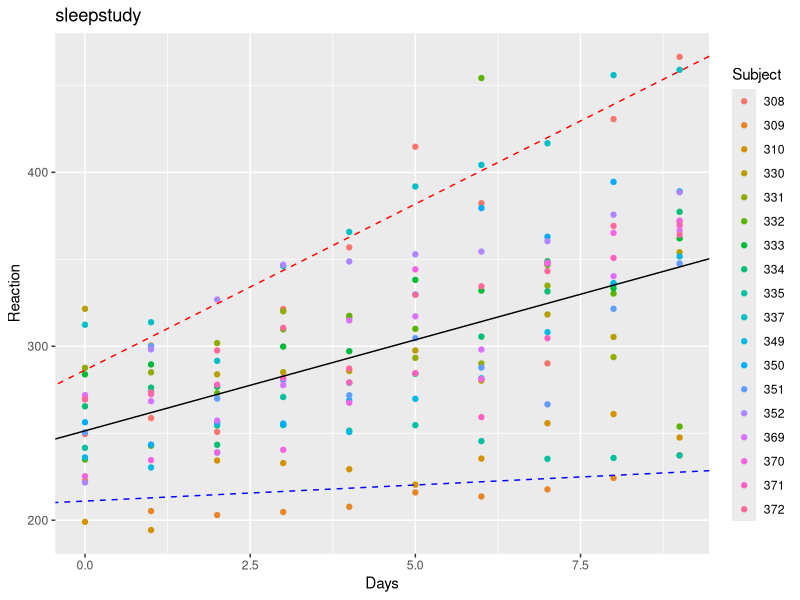

Reproduce this figure in R.
library(lme4)
library(ggplot2)

# change working directory
frame_files <- lapply(sys.frames(), function(x) x$ofile)
frame_files <- Filter(Negate(is.null), frame_files)
setwd(dirname(frame_files[[length(frame_files)]]))

data <- data.frame(sleepstudy)

# random intercept and random coefficient
ric.model <- lmer(Reaction ~ Days + (Days | Subject), data = data)
summary(ric.model)
# Linear mixed model fit by REML ['lmerMod']
# Formula: Reaction ~ Days + (Days | Subject)
#    Data: data
#
# REML criterion at convergence: 1743.6
#
# Scaled residuals:
#     Min      1Q  Median      3Q     Max
# -3.9536 -0.4634  0.0231  0.4634  5.1793
#
# Random effects:
#  Groups   Name        Variance Std.Dev. Corr
#  Subject  (Intercept) 612.09   24.740
#           Days         35.07    5.922   0.07
#  Residual             654.94   25.592
# Number of obs: 180, groups:  Subject, 18
#
# Fixed effects:
#             Estimate Std. Error t value
# (Intercept)  251.405      6.825   36.84
# Days          10.467      1.546    6.77
#
# Correlation of Fixed Effects:
#      (Intr)
# Days -0.138

fixef(ric.model)
# (Intercept)        Days
#   251.40510    10.46729

ranef(ric.model)
# $Subject
#     (Intercept)        Days
# 308   2.2585654   9.1989719
# 309 -40.3985770  -8.6197032
# 310 -38.9602459  -5.4488799
# 330  23.6904985  -4.8143313
# 331  22.2602027  -3.0698946
# 332   9.0395259  -0.2721707
# 333  16.8404312  -0.2236244
# 334  -7.2325792   1.0745761
# 335  -0.3336959 -10.7521591
# 337  34.8903509   8.6282839
# 349 -25.2101104   1.1734143
# 350 -13.0699567   6.6142050
# 351   4.5778352  -3.0152572
# 352  20.8635925   3.5360133
# 369   3.2754530   0.8722166
# 370 -25.6128694   4.8224646
# 371   0.8070397  -0.9881551
# 372  12.3145394   1.2840297

# Plot
g <- ggplot(data, aes(x = Days, y = Reaction, colour = Subject)) + geom_point() +
    labs(title = "sleepstudy", x = "Days", y = "Reaction") +
    geom_abline(intercept = fixef(ric.model)[1], slope = fixef(ric.model)[2], lwd = 0.5, col = "black") + # Fixed effects
    geom_abline(intercept = fixef(ric.model)[1] + ranef(ric.model)$Subject[2,1],
        slope = fixef(ric.model)[2] + ranef(ric.model)$Subject[2,2], lwd = 0.5, col = "blue", linetype = 2) + # Random effects
    geom_abline(intercept = fixef(ric.model)[1] + ranef(ric.model)$Subject[10,1],
        slope = fixef(ric.model)[2] + ranef(ric.model)$Subject[10,2], lwd = 0.5, col = "red", linetype = 2)
plot(g)

# Re-fitting
ric.model.ML <- update(ric.model, REML = FALSE)

# Null Model
null.model <- lmer(Reaction ~ 1 + (1 | Subject), data = data)
summary(null.model)
# Linear mixed model fit by REML ['lmerMod']
# Formula: Reaction ~ 1 + (1 | Subject)
#    Data: data
#
# REML criterion at convergence: 1904.3
#
# Scaled residuals:
#     Min      1Q  Median      3Q     Max
# -2.4983 -0.5501 -0.1476  0.5123  3.3446
#
# Random effects:
#  Groups   Name        Variance Std.Dev.
#  Subject  (Intercept) 1278     35.75
#  Residual             1959     44.26
# Number of obs: 180, groups:  Subject, 18
#
# Fixed effects:
#             Estimate Std. Error t value
# (Intercept)   298.51       9.05   32.98

fixef(null.model)
# (Intercept)
#    298.5079

ranef(null.model)
# $Subject
#     (Intercept)
# 308   37.829172
# 309  -72.209815
# 310  -58.536725
# 330    4.087221
# 331    9.476087
# 332    7.625658
# 333   15.305131
# 334   -2.779868
# 335  -42.001705
# 337   66.953478
# 349  -19.660706
# 350   13.089079
# 351   -7.292650
# 352   33.743024
# 369    6.526637
# 370   -5.901763
# 371   -3.055622
# 372   16.803368

# random intercept model
ri.model <- lmer(Reaction ~ Days + (1 | Subject), data = data)
summary(ri.model)
# Linear mixed model fit by REML ['lmerMod']
# Formula: Reaction ~ Days + (1 | Subject)
#    Data: data
#
# REML criterion at convergence: 1786.5
#
# Scaled residuals:
#     Min      1Q  Median      3Q     Max
# -3.2257 -0.5529  0.0109  0.5188  4.2506
#
# Random effects:
#  Groups   Name        Variance Std.Dev.
#  Subject  (Intercept) 1378.2   37.12
#  Residual              960.5   30.99
# Number of obs: 180, groups:  Subject, 18
#
# Fixed effects:
#             Estimate Std. Error t value
# (Intercept) 251.4051     9.7467   25.79
# Days         10.4673     0.8042   13.02
#
# Correlation of Fixed Effects:
#      (Intr)
# Days -0.371

fixef(ri.model)
# (Intercept)        Days
#   251.40510    10.46729

ranef(ri.model)
# $Subject
#     (Intercept)        Days
# 308   1.5126961   9.3234893
# 309 -40.3738984  -8.5991691
# 310 -39.1810427  -5.3877905
# 330  24.5189055  -4.9686458
# 331  22.9144343  -3.1939349
# 332   9.2219741  -0.3084936
# 333  17.1561219  -0.2872074
# 334  -7.4517338   1.1159901
# 335   0.5787255 -10.9059664
# 337  34.7679291   8.6276161
# 349 -25.7543247   1.2806878
# 350 -13.8650358   6.7564006
# 351   4.9159804  -3.0751330
# 352  20.9290432   3.5122096
# 369   3.2586475   0.8730507
# 370 -26.4758277   4.9837865
# 371   0.9056476  -1.0052929
# 372  12.4217579   1.2584028

# AIC, BIC, Likelihood ratio tests
anova(null.model, ric.model, ri.model)
# refitting model(s) with ML (instead of REML)
# Data: data
# Models:
# null.model: Reaction ~ 1 + (1 | Subject)
# ri.model: Reaction ~ Days + (1 | Subject)
# ric.model: Reaction ~ Days + (Days | Subject)
#            Df    AIC    BIC  logLik deviance   Chisq Chi Df Pr(>Chisq)
# null.model  3 1916.5 1926.1 -955.27   1910.5
# ri.model    4 1802.1 1814.8 -897.04   1794.1 116.462      1  < 2.2e-16 ***
# ric.model   6 1763.9 1783.1 -875.97   1751.9  42.139      2  7.072e-10 ***
# ---
# Signif. codes:  0 ‘***’ 0.001 ‘**’ 0.01 ‘*’ 0.05 ‘.’ 0.1 ‘ ’ 1
